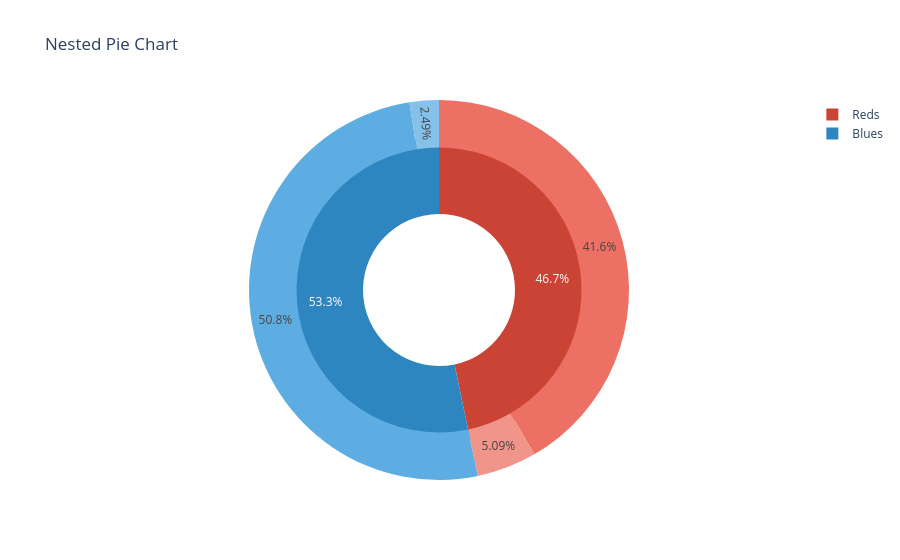

Notebook cell for this chart:
### Code cell
data = [# Portfolio (inner donut)
go.Pie(values=[11181,12747],
labels=["Reds","Blues"],
domain={"x":[0.2,0.8], "y":[0.1,0.9]},
hole=0.5,
direction="clockwise",
sort=False,
marker={"colors":["#CB4335","#2E86C1"]}),
# Individual components (outer donut)
go.Pie(values=[9962,1219,12151,596],
labels=["Medium Red","Light Red","Medium Blue","Light Blue"],
domain={"x":[0.1,0.9], "y":[0,1]},
hole=0.75,
direction="clockwise",
sort=False,
marker={"colors":["#EC7063","#F1948A","#5DADE2","#85C1E9"]},
showlegend=False)]

fig = go.Figure(data=data, layout={"title":"Nested Pie Chart"})

iplot(fig)

### Figure 1 — Plotly figure (JSON) as saved in the notebook; plotly's stock layout.template omitted (floating-point values rounded to 4 significant figures)
{"data": [{"direction": "clockwise", "domain": {"x": [0.2, 0.8], "y": [0.1, 0.9]}, "hole": 0.5, "labels": ["Reds", "Blues"], "marker": {"colors": ["#CB4335", "#2E86C1"]}, "sort": false, "type": "pie", "values": [11181, 12747]}, {"direction": "clockwise", "domain": {"x": [0.1, 0.9], "y": [0, 1]}, "hole": 0.75, "labels": ["Medium Red", "Light Red", "Medium Blue", "Light Blue"], "marker": {"colors": ["#EC7063", "#F1948A", "#5DADE2", "#85C1E9"]}, "showlegend": false, "sort": false, "type": "pie", "values": [9962, 1219, 12151, 596]}], "layout": {"title": {"text": "Nested Pie Chart"}}}
